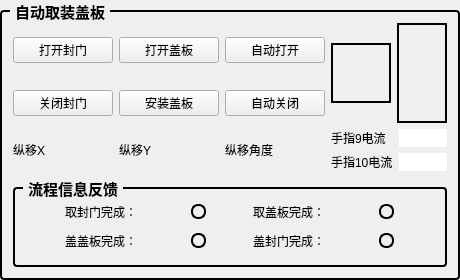
         <widget class="QGroupBox" name="groupBox_30">
          <property name="sizePolicy">
           <sizepolicy hsizetype="Preferred" vsizetype="Minimum">
            <horstretch>0</horstretch>
            <verstretch>0</verstretch>
           </sizepolicy>
          </property>
          <property name="minimumSize">
           <size>
            <width>0</width>
            <height>130</height>
           </size>
          </property>
          <property name="font">
           <font>
            <family>Microsoft YaHei</family>
            <pointsize>11</pointsize>
            <bold>true</bold>
           </font>
          </property>
          <property name="styleSheet">
           <string notr="true">QGroupBox {
    border: 2px solid #000000; /* 2px宽的黑色边框，可根据需要调整粗细和颜色 */
    border-radius: 4px; /* 可选：添加边框圆角 */
    margin-top: 10px; /* 为标题留出空间 */
}
QGroupBox::title {
    subcontrol-origin: margin;
    subcontrol-position: top left; /* 标题位置 */
    left: 10px; /* 标题左侧间距 */
    padding: 0 3px 0 3px; /* 标题文字周围留白 */
}</string>
          </property>
          <property name="title">
           <string>自动取装盖板</string>
          </property>
          <layout class="QGridLayout" name="gridLayout_4">
           <item row="1" column="0">
            <widget class="QPushButton" name="btn_CloseDoor">
             <property name="sizePolicy">
              <sizepolicy hsizetype="Minimum" vsizetype="Fixed">
               <horstretch>0</horstretch>
               <verstretch>0</verstretch>
              </sizepolicy>
             </property>
             <property name="minimumSize">
              <size>
               <width>100</width>
               <height>0</height>
              </size>
             </property>
             <property name="maximumSize">
              <size>
               <width>200</width>
               <height>16777215</height>
              </size>
             </property>
             <property name="text">
              <string>关闭封门</string>
             </property>
            </widget>
           </item>
           <item row="0" column="1">
            <widget class="QPushButton" name="btn_TakePlate">
             <property name="sizePolicy">
              <sizepolicy hsizetype="Maximum" vsizetype="Fixed">
               <horstretch>0</horstretch>
               <verstretch>0</verstretch>
              </sizepolicy>
             </property>
             <property name="minimumSize">
              <size>
               <width>100</width>
               <height>0</height>
              </size>
             </property>
             <property name="maximumSize">
              <size>
               <width>200</width>
               <height>16777215</height>
              </size>
             </property>
             <property name="text">
              <string>打开盖板</string>
             </property>
            </widget>
           </item>
           <item row="0" column="4" rowspan="2">
            <widget class="QPushButton" name="btn_CoverPlateToAuto">
             <property name="sizePolicy">
              <sizepolicy hsizetype="Maximum" vsizetype="Maximum">
               <horstretch>0</horstretch>
               <verstretch>0</verstretch>
              </sizepolicy>
             </property>
             <property name="minimumSize">
              <size>
               <width>50</width>
               <height>100</height>
              </size>
             </property>
             <property name="maximumSize">
              <size>
               <width>90</width>
               <height>100</height>
              </size>
             </property>
             <property name="styleSheet">
              <string notr="true">background-color: transparent; 
 border-image: url(:/ManualToAuto.svg) 0 stretch;
border: 2px solid black; </string>
             </property>
             <property name="text">
              <string/>
             </property>
            </widget>
           </item>
           <item row="0" column="0">
            <widget class="QPushButton" name="btn_OpenDoor">
             <property name="sizePolicy">
              <sizepolicy hsizetype="Maximum" vsizetype="Fixed">
               <horstretch>0</horstretch>
               <verstretch>0</verstretch>
              </sizepolicy>
             </property>
             <property name="minimumSize">
              <size>
               <width>100</width>
               <height>0</height>
              </size>
             </property>
             <property name="maximumSize">
              <size>
               <width>200</width>
               <height>16777215</height>
              </size>
             </property>
             <property name="text">
              <string>打开封门</string>
             </property>
            </widget>
           </item>
           <item row="3" column="0" colspan="5">
            <widget class="QGroupBox" name="groupBox_5">
             <property name="sizePolicy">
              <sizepolicy hsizetype="Preferred" vsizetype="Maximum">
               <horstretch>0</horstretch>
               <verstretch>0</verstretch>
              </sizepolicy>
             </property>
             <property name="minimumSize">
              <size>
               <width>0</width>
               <height>90</height>
              </size>
             </property>
             <property name="font">
              <font>
               <family>Microsoft YaHei</family>
               <pointsize>11</pointsize>
               <bold>true</bold>
              </font>
             </property>
             <property name="title">
              <string>流程信息反馈</string>
             </property>
             <layout class="QGridLayout" name="gridLayout_10">
              <item row="0" column="0">
               <layout class="QHBoxLayout" name="horizontalLayout">
                <item>
                 <widget class="QLabel" name="label_253">
                  <property name="sizePolicy">
                   <sizepolicy hsizetype="Maximum" vsizetype="Preferred">
                    <horstretch>0</horstretch>
                    <verstretch>0</verstretch>
                   </sizepolicy>
                  </property>
                  <property name="maximumSize">
                   <size>
                    <width>120</width>
                    <height>16777215</height>
                   </size>
                  </property>
                  <property name="text">
                   <string>取封门完成：</string>
                  </property>
                 </widget>
                </item>
                <item>
                 <widget class="QLabel" name="lbl_TakeDoor">
                  <property name="sizePolicy">
                   <sizepolicy hsizetype="Maximum" vsizetype="Maximum">
                    <horstretch>0</horstretch>
                    <verstretch>0</verstretch>
                   </sizepolicy>
                  </property>
                  <property name="minimumSize">
                   <size>
                    <width>15</width>
                    <height>15</height>
                   </size>
                  </property>
                  <property name="maximumSize">
                   <size>
                    <width>15</width>
                    <height>15</height>
                   </size>
                  </property>
                  <property name="styleSheet">
                   <string notr="true">border-radius: 7px; 
border: 2px solid black; </string>
                  </property>
                  <property name="text">
                   <string/>
                  </property>
                 </widget>
                </item>
               </layout>
              </item>
              <item row="0" column="1">
               <layout class="QHBoxLayout" name="horizontalLayout_3">
                <item>
                 <widget class="QLabel" name="label_250">
                  <property name="sizePolicy">
                   <sizepolicy hsizetype="Maximum" vsizetype="Preferred">
                    <horstretch>0</horstretch>
                    <verstretch>0</verstretch>
                   </sizepolicy>
                  </property>
                  <property name="maximumSize">
                   <size>
                    <width>120</width>
                    <height>16777215</height>
                   </size>
                  </property>
                  <property name="text">
                   <string>取盖板完成：</string>
                  </property>
                 </widget>
                </item>
                <item>
                 <widget class="QLabel" name="lbl_TakePlate">
                  <property name="sizePolicy">
                   <sizepolicy hsizetype="Maximum" vsizetype="Maximum">
                    <horstretch>0</horstretch>
                    <verstretch>0</verstretch>
                   </sizepolicy>
                  </property>
                  <property name="minimumSize">
                   <size>
                    <width>15</width>
                    <height>15</height>
                   </size>
                  </property>
                  <property name="maximumSize">
                   <size>
                    <width>15</width>
                    <height>15</height>
                   </size>
                  </property>
                  <property name="styleSheet">
                   <string notr="true">border-radius: 7px; 
border: 2px solid black; </string>
                  </property>
                  <property name="text">
                   <string/>
                  </property>
                 </widget>
                </item>
               </layout>
              </item>
              <item row="1" column="0">
               <layout class="QHBoxLayout" name="horizontalLayout_6">
                <item>
                 <widget class="QLabel" name="label_251">
                  <property name="sizePolicy">
                   <sizepolicy hsizetype="Maximum" vsizetype="Preferred">
                    <horstretch>0</horstretch>
                    <verstretch>0</verstretch>
                   </sizepolicy>
                  </property>
                  <property name="maximumSize">
                   <size>
                    <width>120</width>
                    <height>16777215</height>
                   </size>
                  </property>
                  <property name="text">
                   <string>盖盖板完成：</string>
                  </property>
                 </widget>
                </item>
                <item>
                 <widget class="QLabel" name="lbl_FixPlate">
                  <property name="sizePolicy">
                   <sizepolicy hsizetype="Maximum" vsizetype="Maximum">
                    <horstretch>0</horstretch>
                    <verstretch>0</verstretch>
                   </sizepolicy>
                  </property>
                  <property name="minimumSize">
                   <size>
                    <width>15</width>
                    <height>15</height>
                   </size>
                  </property>
                  <property name="maximumSize">
                   <size>
                    <width>15</width>
                    <height>15</height>
                   </size>
                  </property>
                  <property name="styleSheet">
                   <string notr="true">border-radius: 7px; 
border: 2px solid black; </string>
                  </property>
                  <property name="text">
                   <string/>
                  </property>
                 </widget>
                </item>
               </layout>
              </item>
              <item row="1" column="1">
               <layout class="QHBoxLayout" name="horizontalLayout_44">
                <item>
                 <widget class="QLabel" name="label_322">
                  <property name="sizePolicy">
                   <sizepolicy hsizetype="Maximum" vsizetype="Preferred">
                    <horstretch>0</horstretch>
                    <verstretch>0</verstretch>
                   </sizepolicy>
                  </property>
                  <property name="maximumSize">
                   <size>
                    <width>120</width>
                    <height>16777215</height>
                   </size>
                  </property>
                  <property name="text">
                   <string>盖封门完成：</string>
                  </property>
                 </widget>
                </item>
                <item>
                 <widget class="QLabel" name="lbl_FixDoor">
                  <property name="sizePolicy">
                   <sizepolicy hsizetype="Maximum" vsizetype="Maximum">
                    <horstretch>0</horstretch>
                    <verstretch>0</verstretch>
                   </sizepolicy>
                  </property>
                  <property name="minimumSize">
                   <size>
                    <width>15</width>
                    <height>15</height>
                   </size>
                  </property>
                  <property name="maximumSize">
                   <size>
                    <width>15</width>
                    <height>15</height>
                   </size>
                  </property>
                  <property name="styleSheet">
                   <string notr="true">border-radius: 7px; 
border: 2px solid black; </string>
                  </property>
                  <property name="text">
                   <string/>
                  </property>
                 </widget>
                </item>
               </layout>
              </item>
             </layout>
            </widget>
           </item>
           <item row="0" column="2">
            <widget class="QPushButton" name="btn_AutoTakePlate">
             <property name="sizePolicy">
              <sizepolicy hsizetype="Maximum" vsizetype="Fixed">
               <horstretch>0</horstretch>
               <verstretch>0</verstretch>
              </sizepolicy>
             </property>
             <property name="minimumSize">
              <size>
               <width>100</width>
               <height>0</height>
              </size>
             </property>
             <property name="maximumSize">
              <size>
               <width>200</width>
               <height>16777215</height>
              </size>
             </property>
             <property name="text">
              <string>自动打开</string>
             </property>
            </widget>
           </item>
           <item row="0" column="3" rowspan="2">
            <widget class="QPushButton" name="btn_CoverPlateRapidStop">
             <property name="sizePolicy">
              <sizepolicy hsizetype="Maximum" vsizetype="Maximum">
               <horstretch>0</horstretch>
               <verstretch>0</verstretch>
              </sizepolicy>
             </property>
             <property name="minimumSize">
              <size>
               <width>60</width>
               <height>60</height>
              </size>
             </property>
             <property name="maximumSize">
              <size>
               <width>60</width>
               <height>60</height>
              </size>
             </property>
             <property name="styleSheet">
              <string notr="true">background-color: transparent; 
 border-image: url(:/RapidStop.svg) 0 stretch;
border: 2px solid black; </string>
             </property>
             <property name="text">
              <string/>
             </property>
            </widget>
           </item>
           <item row="2" column="3" colspan="2">
            <layout class="QHBoxLayout" name="horizontalLayout_22">
             <item>
              <layout class="QVBoxLayout" name="verticalLayout">
               <item>
                <widget class="QLabel" name="label_53">
                 <property name="text">
                  <string>手指9电流</string>
                 </property>
                </widget>
               </item>
               <item>
                <widget class="QLabel" name="label_60">
                 <property name="text">
                  <string>手指10电流</string>
                 </property>
                </widget>
               </item>
              </layout>
             </item>
             <item>
              <layout class="QVBoxLayout" name="verticalLayout_2">
               <item>
                <widget class="QLabel" name="lbl_current9">
                 <property name="styleSheet">
                  <string notr="true">Background:white;</string>
                 </property>
                 <property name="text">
                  <string/>
                 </property>
                </widget>
               </item>
               <item>
                <widget class="QLabel" name="lbl_current10">
                 <property name="styleSheet">
                  <string notr="true">Background:white;</string>
                 </property>
                 <property name="text">
                  <string/>
                 </property>
                </widget>
               </item>
              </layout>
             </item>
            </layout>
           </item>
           <item row="1" column="1">
            <widget class="QPushButton" name="btn_CoverPlate">
             <property name="sizePolicy">
              <sizepolicy hsizetype="Maximum" vsizetype="Fixed">
               <horstretch>0</horstretch>
               <verstretch>0</verstretch>
              </sizepolicy>
             </property>
             <property name="minimumSize">
              <size>
               <width>100</width>
               <height>0</height>
              </size>
             </property>
             <property name="maximumSize">
              <size>
               <width>200</width>
               <height>16777215</height>
              </size>
             </property>
             <property name="text">
              <string>安装盖板</string>
             </property>
            </widget>
           </item>
           <item row="1" column="2">
            <widget class="QPushButton" name="btn_AutoCoverPlate">
             <property name="sizePolicy">
              <sizepolicy hsizetype="Maximum" vsizetype="Fixed">
               <horstretch>0</horstretch>
               <verstretch>0</verstretch>
              </sizepolicy>
             </property>
             <property name="minimumSize">
              <size>
               <width>100</width>
               <height>0</height>
              </size>
             </property>
             <property name="maximumSize">
              <size>
               <width>200</width>
               <height>16777215</height>
              </size>
             </property>
             <property name="text">
              <string>自动关闭</string>
             </property>
            </widget>
           </item>
           <item row="2" column="2">
            <layout class="QHBoxLayout" name="horizontalLayout_16">
             <item>
              <widget class="QLabel" name="label_52">
               <property name="text">
                <string>纵移角度</string>
               </property>
              </widget>
             </item>
             <item>
              <widget class="QLabel" name="label_angle">
               <property name="text">
                <string/>
               </property>
              </widget>
             </item>
            </layout>
           </item>
           <item row="2" column="1">
            <layout class="QHBoxLayout" name="horizontalLayout_15">
             <item>
              <widget class="QLabel" name="label_49">
               <property name="text">
                <string>纵移Y</string>
               </property>
              </widget>
             </item>
             <item>
              <widget class="QLabel" name="label_y">
               <property name="text">
                <string/>
               </property>
              </widget>
             </item>
            </layout>
           </item>
           <item row="2" column="0">
            <layout class="QHBoxLayout" name="horizontalLayout_13">
             <item>
              <widget class="QLabel" name="label_47">
               <property name="text">
                <string>纵移X</string>
               </property>
              </widget>
             </item>
             <item>
              <widget class="QLabel" name="label_x">
               <property name="text">
                <string/>
               </property>
              </widget>
             </item>
            </layout>
           </item>
          </layout>
         </widget>
